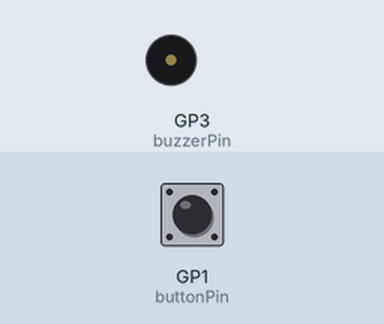
The sketch below on a simulated Raspberry Pi Pico. Parts: buzzer (waves = sounding). The inputs (shaded band) are chosen by the test bench; at power-on: GP1 (buttonPin) HIGH.

Above: at 1.2 s.
1.3 s: GP1 (buttonPin) pulled LOW for 0.15 s
At 1.37 s:
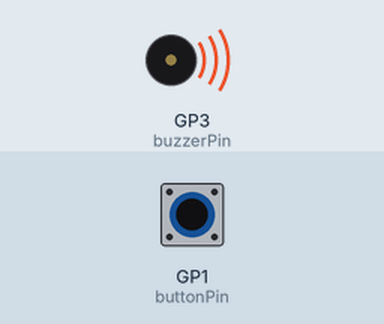
2.9 s: GP1 (buttonPin) pulled LOW for 3.2 s
At 6.7 s:
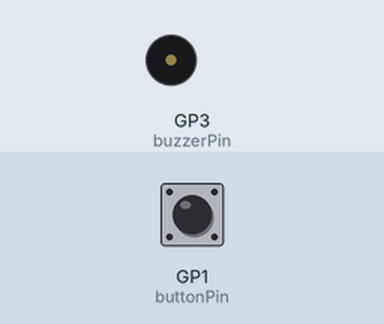
Timing chart, 0 to 8.2 s (numbered marks = the images above; inputs shaded):
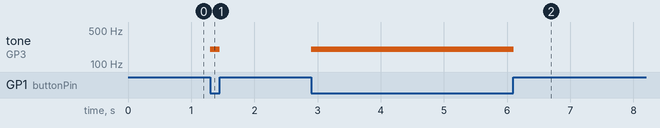

Measured:
- after the input at 1.3 s, tone on GP3 (buzzerPin): silent → 200 Hz at once, → silent 0.15 s later
- after the input at 2.9 s, tone on GP3 (buzzerPin): silent → 200 Hz at once, → silent 3.2 s later

The sketch:

L3_ButtonSOS_XIAO_en.ino
```cpp
/*
 * Button-Controlled Buzzer
 */
const int buttonPin = 1;    // Button is connected to pin 1; adjust for your board (e.g., D1 for XIAO RP2040/XIAO ESP32)
int buzzerPin = 3;         // Buzzer is connected to pin 3; adjust for your board (e.g., A3 for XIAO RP2040/XIAO ESP32)

void setup() {
  // Set the buzzer pin as an output
  pinMode(buzzerPin, OUTPUT);
  // Configure the button pin as input with internal pull-up resistor
  pinMode(buttonPin, INPUT_PULLUP);
}

void loop() {
  // Read the state of the button
  int buttonState = digitalRead(buttonPin);

  // If the button is pressed
  if (buttonState == LOW) {
    // While the button remains pressed, keep the buzzer sounding
    while (buttonState == LOW) {
      tone(buzzerPin, 200);   // Make the buzzer sound at 200Hz
      delay(10);              // Small delay to avoid CPU overload; can be adjusted or a more sophisticated debouncing method used
      buttonState = digitalRead(buttonPin); // Continuously check the button state within the loop
    }
    // When the button is released, ensure the buzzer stops
    noTone(buzzerPin);
  }
}
```
